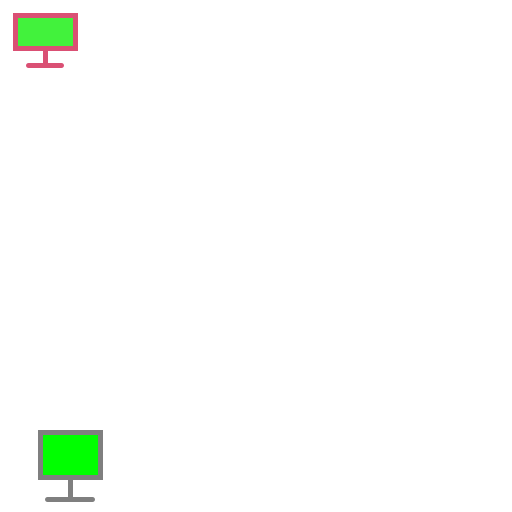
Frame 1 (no input)
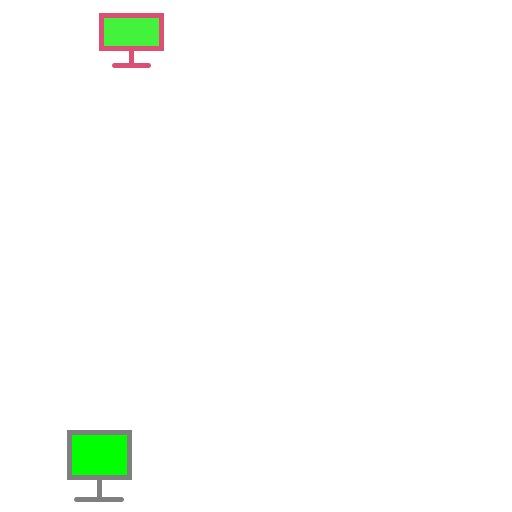
Frame 60 (the mouse pressed at the canvas centre just before this capture)
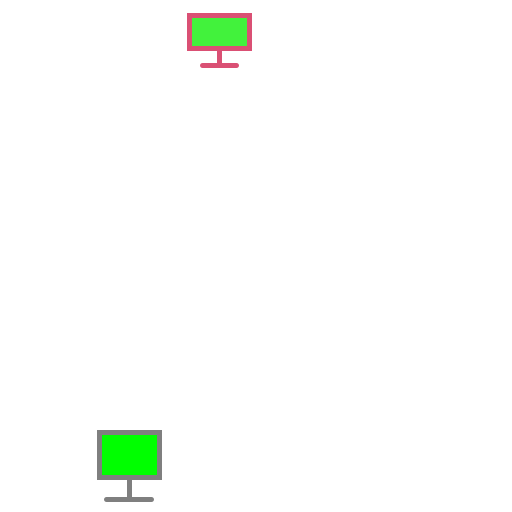
Frame 120 (the mouse held since frame 60 and released just before this capture)

The Processing sketch that drew these frames (run headless with seeded random() and noise(); from frame 60 on, the mouse is pressed at the canvas centre):

// Processing sketch: main
// ── main.pde
/*
Esercizio 1
- Implementare una classe Monitor con le seguenti caratteristiche: la classe è identificata da una posizione, una velocità lungo x, una lunghezza w di 60 px e una altezza h. Appare come un oggetto a forma di monitor di colore random, di dimensioni tali da avere altezza aspect ratio 16:9. Il bordo del monitor è spesso 5 pixel, anch'esso di colore random. Si muove in base alle sue velocità. Quando Monitor esce dalla parte destra dello schermo rientra dalla parte sinistra e viceversa.

- Estendere tramite ereditarietà la classe Monitor definendo OldMonitor. Questi differisce da Monitor poiché i suoi colori sono Verde (schermo) e Grigio (bordo), e la sua dimensione ha medesima lunghezza del monitor, ma aspect ratio a 4:3. In aggiunta, fintato che il puntatore del mouse si trova approssimativamente all'interno di OldMonitor, l'oggetto resta immobile.

[OBBLIGATORIO PER VALUTARE I PUNTI PRECEDENTI]
Alla pressione di "R" o "r" lo sketch viene resettato. Implementare uno sketch in cui si apre una finestra di dimensioni 512x512 e sfondo bianco. Ad ogni ciclo di draw la finestra viene aggiornata.
- Nella metà superiore istanziare un oggetto di tipo Monitor che si muove in base al comportamento definito. La posizione iniziale è a 10 px dal bordo in alto a sinistra, mentre la velocità iniziale è casuale e compresa tra -5 e 5, escluso lo zero.
- Nella metà inferiore dello schermo va istanziato un oggetto OldMonitor, a 10px dal bordo inferiore e da quello sinistro. Si muove e cambia dimensione in base al comportamento definito, velocità uguale per modulo a quella di Monitor, ma di verso opposto.
*/  
  
  ArrayList <Monitor> mo;
  
  void setup(){
    size(512,512);
    mo = new ArrayList<Monitor>();
    mo.add(new Monitor());
    mo.add(new OldMonitor());
  }
  
  void draw(){
    background(255);
    for(Monitor m : mo){
      m.run();
    }
  }
  
  void keyPressed(){
    if(key == 'R' || key == 'r'){
       mo.clear();
    }
  }
  
  

// ── Monitor.pde
  class Monitor{
  
  /*
  - Implementare una classe Monitor con le seguenti caratteristiche:
  la classe è identificata da:
      una posizione,
      una velocità lungo x,
      una lunghezza w di 60 px
      e una altezza h. 
  Appare come un oggetto a forma di monitor di colore random,
  di dimensioni tali da avere altezza aspect ratio 16:9.
  Il bordo del monitor è spesso 5 pixel, anch'esso di colore random.
  Si muove in base alle sue velocità.
  Quando Monitor esce dalla parte destra dello schermo rientra dalla parte sinistra e viceversa.
  
  */  
 
  //Attributi
  float posX, posY;
  float vX;
  float w;
  float h;
  
  float r, g, b;
  float bR, bG, bB;
  
  //Costruttore
  Monitor(){
    this.w = 60;
    this.h = w * (9.0 / 16.0);
    
    this.posX = w/2 + 5 + 10; // w/2 è la distanza dal centro del monitor al bordo, 5 è la dimensione del bordo, e 10 è la dimensione richiesta di distanza tra il bordo della canvas e l'oggetto. ma viene comunque ritagliato
    this.posY = h/2 + 5 + 10;
    
    this.vX = 0;
    while(vX == 0){
      vX = random(-5, 5);
    }
    
    this.r = random(255);
    this.g = random(255);
    this.b = random(255);
      this.bR = random(255);
      this.bG = random(255);
      this.bB = random(255);
  }
      
    //Metodi
    void display(){
      
    stroke(bR, bG, bB);
    strokeWeight(5);
    
    fill(r, g, b);
    
    rectMode(CENTER);
    rect(posX,posY, w,h);
    line(posX,posY+h/2, posX,posY+h);
    line(posX-h/2,posY+h, posX+h/2,posY+h);
    }
  
    void move(){
    posX += 1 * vX;
    }
  
    void bounce(){
      if(posX-w/2 >= width){
        posX = -w/2;
      }else if(posX+w/2 <= 0){
        posX = width + w/2;
      }
    }
  
    void run(){
      display();
      move();
      bounce();
    }
  }

// ── OldMonitor.pde
class OldMonitor extends Monitor{
  
  /*
  Estendere tramite ereditarietà la classe Monitor definendo OldMonitor.
  Questi differisce da Monitor poiché i suoi colori sono Verde (schermo) e Grigio (bordo),
  e la sua dimensione ha medesima lunghezza del monitor, ma aspect ratio a 4:3.
  In aggiunta, fintato che il puntatore del mouse si trova approssimativamente all'interno di OldMonitor, l'oggetto resta immobile.
  */

  //Costruttore
  OldMonitor(){
    super();
    this.h = w * (3.0 / 4.0);
    
    this.posX = 60+10;
    this.posY = height - (h/2 + 5 + 30);
  }
  
    void display(){

    stroke(127);
    strokeWeight(5);
    
    fill(0, 255, 0);
    
    rectMode(CENTER);
    rect(posX,posY, w,h);
    line(posX,posY+h/2, posX,posY+h);
    line(posX-h/2,posY+h, posX+h/2,posY+h);
    }
    
    void move() {
  // Se NON è vero che il mouse è dentro il rettangolo...
   if ( !(mouseX > posX - w/2 && mouseX < posX + w/2 && mouseY > posY - h/2 && mouseY < posY + h/2)) {
    super.move(); // ...allora muoviti come un Monitor normale
  }
}
  
}
